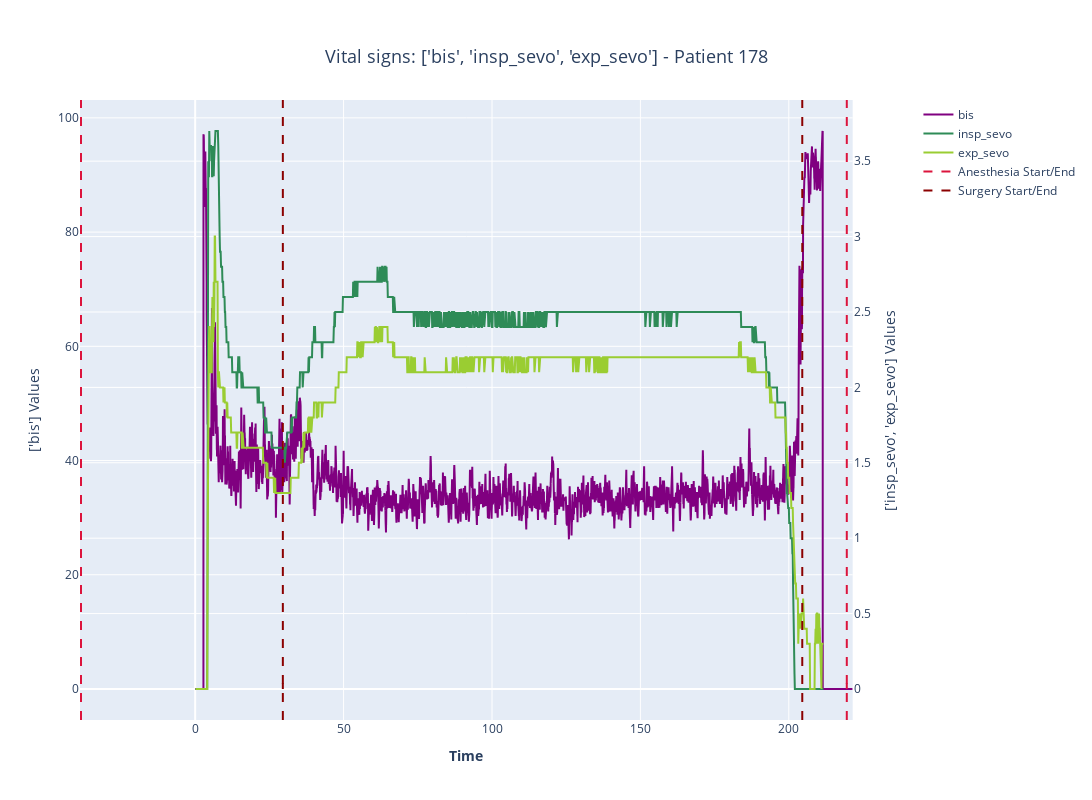

The notebook cell saved with this chart:
### Code cell
eda_utils.plot_timeseries(vital_signs_df, 178,  ['bis','insp_sevo','exp_sevo'],general_info_df=clinical_info,secondary_axis_signs=['insp_sevo','exp_sevo'],markers=False)

### Figure 1 — Plotly figure (JSON) as saved in the notebook; plotly's stock layout.template omitted (floating-point values rounded to 4 significant figures; data arrays with more than 128 entries replaced by an {"elided": "..."} marker saying what was removed)
{"data": [{"connectgaps": true, "line": {"color": "purple"}, "marker": {"size": 4}, "mode": "lines", "name": "bis", "type": "scatter", "x": {"elided": "13292 float values"}, "xaxis": "x", "y": {"elided": "13292 float values"}, "yaxis": "y"}, {"connectgaps": true, "line": {"color": "seagreen"}, "marker": {"size": 4}, "mode": "lines", "name": "insp_sevo", "type": "scatter", "x": {"elided": "13292 float values"}, "xaxis": "x", "y": {"elided": "13292 float values"}, "yaxis": "y2"}, {"connectgaps": true, "line": {"color": "yellowgreen"}, "marker": {"size": 4}, "mode": "lines", "name": "exp_sevo", "type": "scatter", "x": {"elided": "13292 float values"}, "xaxis": "x", "y": {"elided": "13292 float values"}, "yaxis": "y2"}, {"line": {"color": "crimson", "dash": "dash", "width": 2}, "mode": "lines", "name": "Anesthesia Start/End", "showlegend": true, "type": "scatter", "x": [219.5, 219.5], "y": [0, 1]}, {"line": {"color": "darkred", "dash": "dash", "width": 2}, "mode": "lines", "name": "Surgery Start/End", "showlegend": true, "type": "scatter", "x": [29.53, 29.53], "y": [0, 1]}], "layout": {"height": 800, "shapes": [{"line": {"color": "crimson", "dash": "dash", "width": 2}, "type": "line", "x0": -38.47, "x1": -38.47, "xref": "x", "y0": 0, "y1": 1, "yref": "y domain"}, {"line": {"color": "crimson", "dash": "dash", "width": 2}, "type": "line", "x0": 219.5, "x1": 219.5, "xref": "x", "y0": 0, "y1": 1, "yref": "y domain"}, {"line": {"color": "darkred", "dash": "dash", "width": 2}, "type": "line", "x0": 29.53, "x1": 29.53, "xref": "x", "y0": 0, "y1": 1, "yref": "y domain"}, {"line": {"color": "darkred", "dash": "dash", "width": 2}, "type": "line", "x0": 204.5, "x1": 204.5, "xref": "x", "y0": 0, "y1": 1, "yref": "y domain"}], "title": {"font": {"size": 18}, "text": "Vital signs: ['bis', 'insp_sevo', 'exp_sevo'] - Patient 178", "x": 0.5, "xanchor": "center", "yanchor": "top"}, "width": 1300, "xaxis": {"anchor": "y", "domain": [0, 0.94], "title": {"text": "<b> Time </b>"}}, "yaxis": {"anchor": "x", "domain": [0, 1], "title": {"text": "['bis'] Values"}}, "yaxis2": {"anchor": "x", "overlaying": "y", "side": "right", "title": {"text": "['insp_sevo', 'exp_sevo'] Values"}}}}
